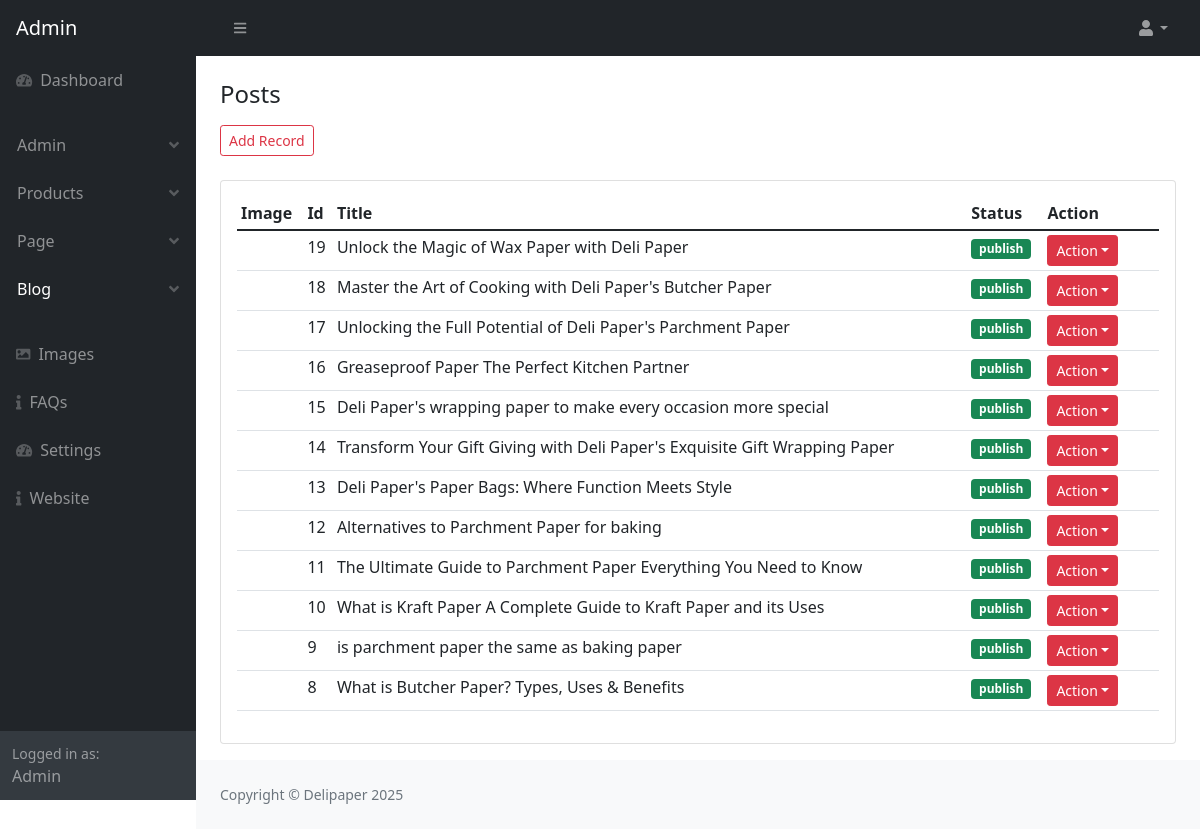
/admin/post_view.php (signed in), run on an earlier commit of the app's database.
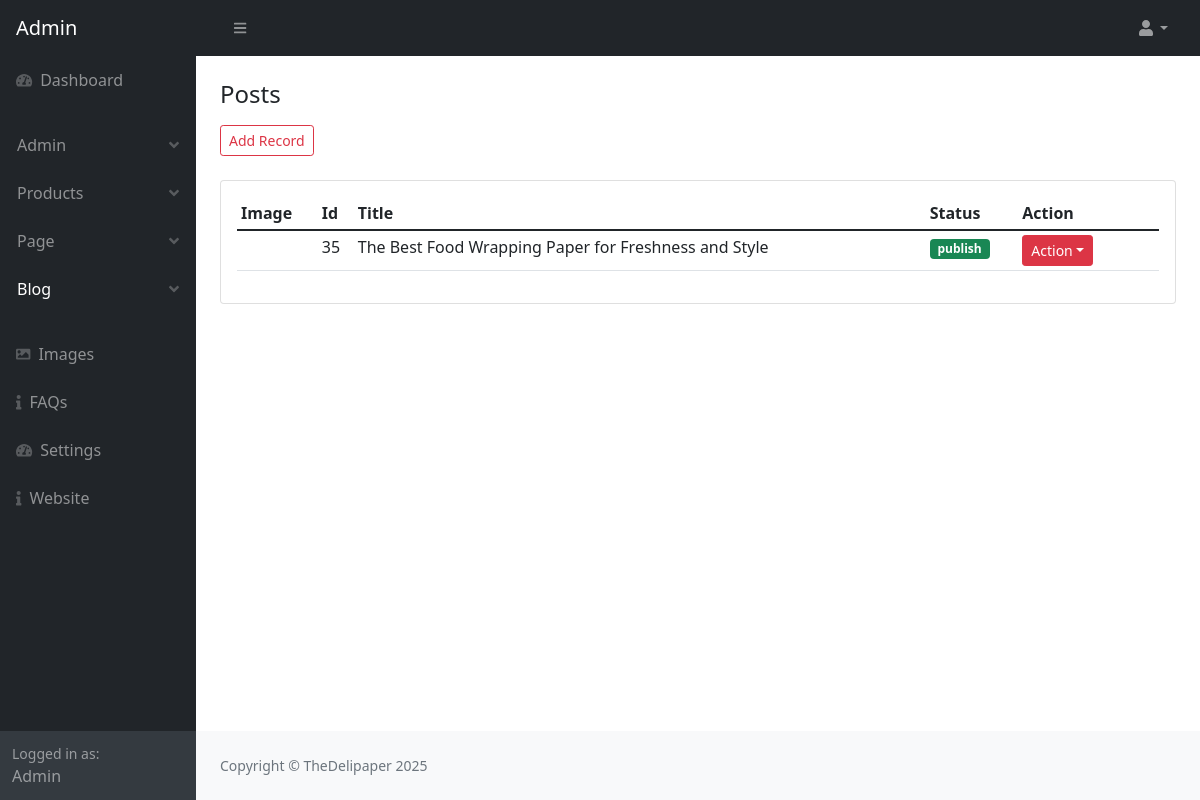
And on a later commit of the database.
### tables this page shows
CREATE TABLE `post` (
  `post_id` int(11) NOT NULL AUTO_INCREMENT,
  `category_id` int(11) NOT NULL,
  `post_title` varchar(500) NOT NULL,
  `post_url` varchar(500) NOT NULL,
  `post_content` text NOT NULL,
  `post_thumbnail` varchar(500) NOT NULL,
  `post_views` int(11) NOT NULL,
  `post_date` varchar(255) NOT NULL,
  `post_status` varchar(255) NOT NULL,
  `post_index` varchar(255) NOT NULL,
  `post_tag` varchar(255) NOT NULL,
  `admin_id` int(11) NOT NULL,
  PRIMARY KEY (`post_id`)
);

CREATE TABLE `setting` (
  `setting_id` int(11) NOT NULL AUTO_INCREMENT,
  `website_title` varchar(500) NOT NULL,
  `website_url` varchar(500) NOT NULL,
  `website_logo` varchar(500) NOT NULL,
  `website_favicon` varchar(500) NOT NULL,
  `website_head_code` text NOT NULL,
  `ad_code_one` text NOT NULL,
  `ad_code_two` text NOT NULL,
  `ad_code_three` text NOT NULL,
  `footer_text` text NOT NULL,
  `facebook` varchar(255) NOT NULL,
  `twitter` varchar(255) NOT NULL,
  `instagram` varchar(25) NOT NULL,
  `pinterest` varchar(255) NOT NULL,
  PRIMARY KEY (`setting_id`)
);

### admin/post_view.php (the view, shortened to what this page needs)
<?php
$page = "post";
require_once('parts/top.php'); ?>
</head>
<body class="sb-nav-fixed">
    <?php require_once('parts/navbar.php'); ?>
    <div id="layoutSidenav">
        <?php require_once('parts/sidebar.php'); ?>
        <div id="layoutSidenav_content" class="">
            <main class="">
                <div class="container-fluid  px-4">
                    <div class="page-header">
                        <div class="col-12 mt-4 mb-4">
                            <h4 class="mb-3">Posts</h4>
                            <a href="post_add.php" class="btn btn-sm  btn-outline-danger">Add Record</a>
                        </div>
                    </div>
                    <div class="card mb-3 bg-white">
                        <div class="card-body ">
                            <table id="datatablesSimple" class="table table-hover table-sm table-responsive">
                                <thead>
                                    <tr>
                                        <th>Image</th>
                                        <th>Id</th>
                                        <th>Title</th>
                                        <th>Status</th>
                                        <th>Action</th>
                                    </tr>
                                </thead>
                                <tbody>
                                    <?php
                                    require_once('parts/db.php');
                                    $select = "SELECT * FROM post  ORDER BY post_id DESC";
                                    $run = mysqli_query($conn, $select);
                                    while ($row = mysqli_fetch_array($run)) {
                                        $post_id = $row['post_id'];
                                        $post_title = $row['post_title'];
                                        $post_status = $row['post_status'];
                                        $post_thumbnail = $row['post_thumbnail'];
                                        if ($post_status == "publish") {
                                            $color = "success";
                                        } else {
                                            $color = "danger";
                                        }
                                    ?>
                                    <tr>
                                        <td><img src="assets/img/<?php echo $post_thumbnail;?>" height="35px" alt="">
                                        </td>
                                        <td><?php echo $post_id; ?></td>
                                        <td><?php echo $post_title; ?></td>
                                        <td><span
                                                class="badge bg-<?php echo $color; ?>"><?php echo $post_status; ?></span>
                                        </td>
                                        <td>
                                            <ul class="navbar-nav ms-auto ms-md-0 me-3 me-lg-4">
                                                <li class="nav-item dropdown">
                                                    <button class="btn btn-danger btn-sm dropdown-toggle"
                                                        id="navbarDropdown" href="#" role="button"
                                                        data-bs-toggle="dropdown"
                                                        aria-expanded="false">Action</i></button>
                                                </li>
                                            </ul>
                                        </td>
                                    </tr>
                                    <?php    } ?>
                                </tbody>
                            </table>
                        </div>
                    </div>
            </main>
            <?php require_once('parts/footer.php'); ?>
        </div>
    </div>
</body>
</html>

### admin/parts/top.php (shortened to what this page needs)
<?php
require_once('parts/db.php');
	if(!isset($_SESSION['admin_email'])){
		echo "<script>window.open('login.php','_self');</script>";
	}else{
		$admin_email = $_SESSION['admin_email'];
		  $select_admin = "SELECT * FROM admin WHERE admin_email='$admin_email' ";
                    $run_admin = mysqli_query($conn,$select_admin);
                    $row_admin = mysqli_fetch_array($run_admin);
						$admin_name = $row_admin['admin_name'];
						$admin_role = $row_admin['admin_role'];
	}
				$select_setting = "SELECT * FROM setting ";
				$run_setting = mysqli_query($conn,$select_setting);
				$row_setting = mysqli_fetch_array($run_setting);
					$website_title = $row_setting['website_title'];
?>
<!DOCTYPE html>
<html lang="en">
<head>
    <link href="https://cdn.jsdelivr.net/npm/simple-datatables@latest/dist/style.css" rel="stylesheet" />
    <link href="css/styles.css" rel="stylesheet" />

### admin/parts/navbar.php (shortened to what this page needs)
<nav class="sb-topnav navbar navbar-expand navbar-dark bg-dark">
    <a class="navbar-brand ps-3" href="index.php">Admin</a>
    <button class="btn btn-link btn-sm order-1 order-lg-0 me-4 me-lg-0" id="sidebarToggle" href="#!"><i
            class="fas fa-bars"></i></button>
    <ul class="navbar-nav ms-auto ms-md-0 me-3 me-lg-4">
        <li class="nav-item dropdown">
            <a class="nav-link dropdown-toggle" id="navbarDropdown" href="#" role="button" data-bs-toggle="dropdown"
                aria-expanded="false"><i class="fas fa-user fa-fw"></i></a>
        </li>
    </ul>
</nav>

### admin/parts/sidebar.php (shortened to what this page needs)
<div id="layoutSidenav_nav">
    <nav class="sb-sidenav accordion sb-sidenav-dark" id="sidenavAccordion">
        <div class="sb-sidenav-menu">
            <div class="nav">
                <?php
                       if ($admin_role == "admin") {
                       ?>
                <a class="nav-link" href="index.php">
                    <div class="sb-nav-link-icon"><i class="fas fa-tachometer-alt"></i></div>
                    Dashboard
                </a>
                <?php }?>
                <ul class="navbar-nav p-3 btn ">
                    <?php
                       if ($admin_role == "admin") {
                       ?>
                    <li class="nav-item  dropdown">
                        <a class="nav-link <?php if ($page == "admin") {
                                                   echo "active";
                                               } ?> dropdown " id="navbarDropdown" href="#" role="button"
                            data-bs-toggle="dropdown" aria-expanded="false">Admin<div
                                class="sb-sidenav-collapse-arrow"><i class="fas fa-angle-down"></i></div></a>
                    </li>
                    <li class="nav-item dropdown">
                        <a class="nav-link <?php if ($page == "product") {
                                                   echo "active";
                                               } ?> dropdown " id="navbarDropdown" href="#" role="button"
                            data-bs-toggle="dropdown" aria-expanded="false">Products<div
                                class="sb-sidenav-collapse-arrow"><i class="fas fa-angle-down"></i></div></a>
                    </li>
                    <li class="nav-item dropdown">
                        <a class="nav-link <?php if ($page == "page") {
                                                   echo "active";
                                               } ?> dropdown " id="navbarDropdown" href="#" role="button"
                            data-bs-toggle="dropdown" aria-expanded="false">Page<div
                                class="sb-sidenav-collapse-arrow"><i class="fas fa-angle-down"></i></div></a>
                    </li>
                    <?php } ?>
                    <li class="nav-item dropdown">
                        <a class="nav-link <?php if ($page == "post") {
                                               echo "active";
                                           } ?> dropdown" id="navbarDropdown" href="#" role="button"
                            data-bs-toggle="dropdown" aria-expanded="false">Blog<div
                                class="sb-sidenav-collapse-arrow"><i class="fas fa-angle-down"></i></div></a>
                    </li>
                </ul>
                <a class="nav-link <?php if ($page == "image") {
                                       echo "active";
                                   } ?>" href="image_add.php">
                    <div class="sb-nav-link-icon"><i class="fas fa-image"></i></div>
                    Images
                </a>
                <?php
                   if ($admin_role == "admin") {
                   ?>
                <a class="nav-link <?php if ($page == "faq") {
                                           echo "active";
                                       } ?>" href="faq.php">
                    <div class="sb-nav-link-icon"><i class="fas fa-info"></i></div>
                    FAQs
                </a>
                <a class="nav-link <?php if ($page == "setting") {
                                           echo "active";
                                       } ?>" href="setting.php">
                    <div class="sb-nav-link-icon"><i class="fas fa-tachometer-alt"></i></div>
                    Settings
                </a>
                <a class="nav-link" href="../index.php">
                    <div class="sb-nav-link-icon"><i class="fas fa-info"></i></div>
                    Website
                </a>
                <?php } ?>
            </div>
        </div>
        <div class="sb-sidenav-footer">
            <div class="small">Logged in as:</div>
            <?php echo ucfirst($admin_name); ?>
        </div>
    </nav>
</div>

### admin/parts/footer.php
<footer class="py-4 bg-light mt-auto">
    <div class="container-fluid px-4">
        <div class="d-flex align-items-center justify-content-between small">
            <div class="text-muted">Copyright &copy; <?php echo $website_title; ?> <?php echo  date("Y"); ?></div>
        </div>
    </div>
</footer>

What changed in the data, as far as the page shows it:
removed post: post_id "19", post_title "Unlock the Magic of Wax Paper with Deli Paper", post_status "publish"
removed post: post_id "18", post_title "Master the Art of Cooking with Deli Paper's Butcher Paper", post_status "publish"
removed post: post_id "17", post_title "Unlocking the Full Potential of Deli Paper's Parchment Paper", post_status "publish"
removed post: post_id "16", post_title "Greaseproof Paper The Perfect Kitchen Partner", post_status "publish"
removed post: post_id "15", post_title "Deli Paper's wrapping paper to make every occasion more special", post_status "publish"
removed post: post_id "14", post_title "Transform Your Gift Giving with Deli Paper's Exquisite Gift Wrapping Paper", post_status "publish"
removed post: post_id "13", post_title "Deli Paper's Paper Bags: Where Function Meets Style", post_status "publish"
removed post: post_id "12", post_title "Alternatives to Parchment Paper for baking", post_status "publish"
removed post: post_id "11", post_title "The Ultimate Guide to Parchment Paper Everything You Need to Know", post_status "publish"
removed post: post_id "10", post_title "What is Kraft Paper A Complete Guide to Kraft Paper and its Uses", post_status "publish"
removed post: post_id "9", post_title "is parchment paper the same as baking paper", post_status "publish"
removed post: post_id "8", post_title "What is Butcher Paper? Types, Uses & Benefits", post_status "publish"
added post: post_id "35", post_title "The Best Food Wrapping Paper for Freshness and Style", post_status "publish"
changed setting: website_title "Delipaper" → "TheDelipaper"
